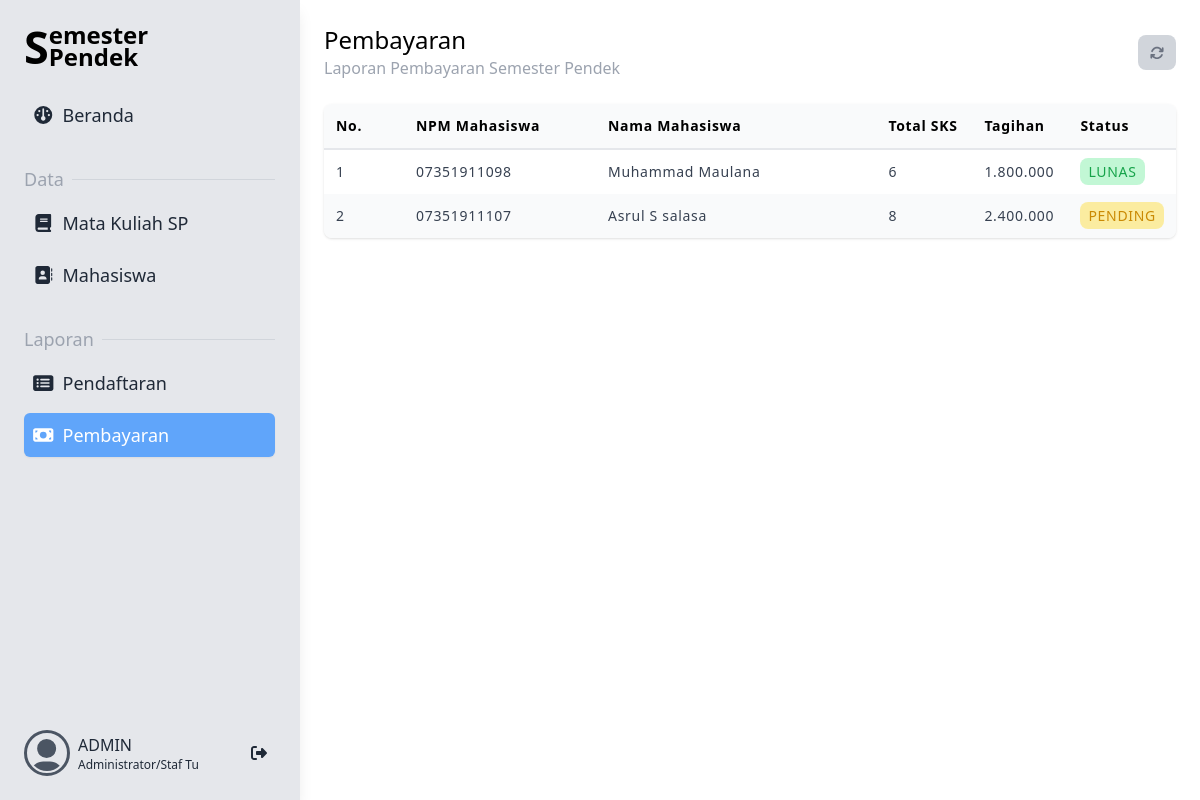
Before: /pages/pembayaran/index.php (signed in) with the older database file.
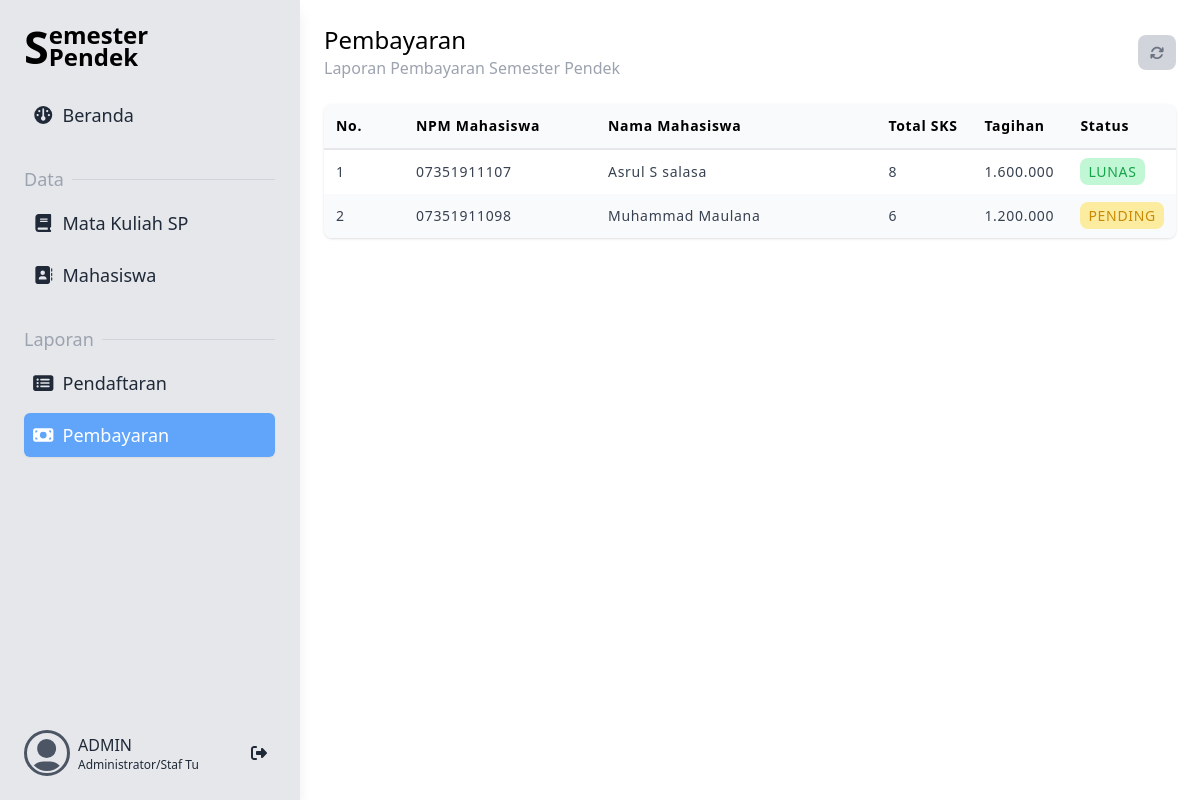
After: the same page with the newer database file.
### tables this page shows
CREATE TABLE `tb_krs` (
  `id_krs` int(11) NOT NULL AUTO_INCREMENT,
  `id_user` int(11) NOT NULL,
  `status_krs` enum('draft','confirm','lunas') NOT NULL DEFAULT 'draft',
  `total_sks` int(11) NOT NULL,
  `total_harga` decimal(15,2) NOT NULL DEFAULT 0.00,
  `tanggal_bayar` datetime DEFAULT NULL,
  PRIMARY KEY (`id_krs`)
);

CREATE TABLE `tb_user` (
  `id_user` int(11) NOT NULL AUTO_INCREMENT,
  `npm` varchar(20) NOT NULL,
  `nama` varchar(50) NOT NULL,
  `email` varchar(50) NOT NULL,
  `kata_sandi` varchar(255) NOT NULL,
  `level` enum('admin','mhs') NOT NULL,
  PRIMARY KEY (`id_user`)
);

### conf.php (called while the page is built, shortened)
<?php
function base($url = null)
{
    $base = 'http://localhost/farhat';
    if ($url != null) {
        return $base . '/' . $url;
    } else {
        return $base;
    }
}
$halamanAktif = "http://$_SERVER[HTTP_HOST]$_SERVER[REQUEST_URI]";
$berandaUrl = base('pages/beranda/');
$berandaAktif = ($halamanAktif === $berandaUrl);
$sl_matkul = 'Mengelola data mata kuliah yang tersedia pada Semester Pendek';
$sl_mhs = 'Mengelola data mahasiswa pada Semester Pendek';
$sl_daftar = 'Melihat dan mengelola laporan pendaftaran Semester Pendek';
$sl_bayar = 'Melihat dan mengelola laporan pembayaran Semester Pendek';
$menu = [
    "Data" => [
        ["url" => base('pages/matkul/'), "label" => "Mata Kuliah SP", 'sublabel' => $sl_matkul, 'icon' => 'fas fa-book'],
        ["url" => base('pages/mhs/'), "label" => "Mahasiswa", 'sublabel' => $sl_mhs, 'icon' => 'fas fa-address-book'],
    ],
    "Laporan" => [
        ["url" => base('pages/pendaftaran'), "label" => "Pendaftaran", 'sublabel' => $sl_daftar, 'icon' => 'fas fa-rectangle-list'],
        ["url" => base('pages/pembayaran'), "label" => "Pembayaran", 'sublabel' => $sl_bayar, 'icon' => 'fas fa-money-bill'],
    ]
];

### pages/pembayaran/index.php (the view)
<?php include_once "../../header.php"; ?>
<div class="flex items-center justify-between mb-6 font-medium">
    <div class="flex flex-col">
        <span class="text-2xl">
            Pembayaran
        </span>
        <span class="text-gray-400">
            Laporan Pembayaran Semester Pendek
        </span>
    </div>
    <div>
        <a href="" class="bg-gray-300 hover:bg-gray-400 hover:text-gray-600 text-gray-500 text-sm px-3 py-2 rounded-lg">
            <i class="fas fa-refresh"></i>
        </a>
    </div>
</div>
<div class="overflow-auto rounded-lg shadow">
    <table class="w-full">
        <thead class="bg-gray-50 border-b-2 border-gray-200">
            <tr>
                <th class="p-3 text-sm font-semibold tracking-wider text-left w-20">No.</th>
                <th class="p-3 text-sm font-semibold tracking-wider text-left w-48">NPM Mahasiswa</th>
                <th class="p-3 text-sm font-semibold tracking-wider text-left">Nama Mahasiswa</th>
                <th class="p-3 text-sm font-semibold tracking-wider text-left w-24">Total SKS</th>
                <th class="p-3 text-sm font-semibold tracking-wider text-left w-24">Tagihan</th>
                <th class="p-3 text-sm font-semibold tracking-wider text-left w-24">Status</th>
            </tr>
        </thead>
        <tbody>
            <?php
            $no = 1;
            $q = mysqli_query($hub, "SELECT u.npm, u.nama, k.total_sks, k.total_harga, k.status_krs FROM tb_krs k JOIN tb_user u ON k.id_user = u.id_user") or die(mysqli_error($hub));
            if (mysqli_num_rows($q) > 0) {
                while ($r = mysqli_fetch_assoc($q)) { ?>
                    <tr class="odd:bg-white even:bg-gray-50">
                        <td class="p-3 tracking-wider text-sm text-gray-700"><?= $no++ ?></td>
                        <td class="p-3 tracking-wider text-sm text-gray-700"><?= $r['npm'] ?></td>
                        <td class="p-3 tracking-wider text-sm text-gray-700"><?= $r['nama'] ?></td>
                        <td class="p-3 tracking-wider text-sm text-gray-700"><?= $r['total_sks'] ?></td>
                        <td class="p-3 tracking-wider text-sm text-gray-700">
                            <?= number_format($r['total_harga'], 0, ',', '.') ?>
                        </td>
                        <td class="p-3 tracking-wider text-sm text-gray-700">
                            <?php
                            if ($r['status_krs'] === 'lunas') { ?>
                                <span
                                    class="uppercase rounded-lg bg-green-300 text-green-600 font-medium py-1 px-2 bg-opacity-50">Lunas</span>
                            <?php } else { ?>
                                <span
                                    class="uppercase rounded-lg bg-yellow-300 text-yellow-600 font-medium py-1 px-2 bg-opacity-50">Pending</span>
                            <?php }
                            ?>
                        </td>
                    </tr>
                <?php }
            } else { ?>
                <tr>
                    <td colspan="6" align="center" class="text-medium text-gray-400 p-3 text-sm">Belum ada data pembayaran!</td>
                </tr>
            <?php }
            ?>
        </tbody>
    </table>
</div>
<?php include_once "../../footer.php"; ?>

### header.php (shortened to what this page needs)
<?php
require_once 'conf.php';
?>
<!DOCTYPE html>
<html lang="en">
<head>
    <script src="<?= base('assets/js/tailwindcss.js') ?>"></script>
</head>
<body>
    <div class="flex h-screen w-screen">
        <nav class="p-6 flex flex-col bg-gray-200 w-[300px] border-r shadow-lg fixed h-screen">
            <div class="flex font-bold cursor-pointer" onclick="window.location.href='<?= base() ?>'">
                <div class="text-[45px] leading-[1]">
                    <span>S</span>
                </div>
                <div class="flex text-2xl flex-col leading-[0.9]">
                    <span>emester</span>
                    <span>Pendek</span>
                </div>
            </div>
            <div class="flex flex-col flex-auto mt-6">
                <div class="flex-auto flex-col font-medium text-lg">
                    <a href="<?= $berandaUrl ?>">
                        <div
                            class="flex text-gray-800 items-center gap-2 p-2 rounded-md hover:shadow-sm hover:text-white hover:bg-blue-400 <?= $berandaAktif ? 'bg-blue-400 text-white shadow-sm' : '' ?>">
                            <i class="fas fa-gauge fa-fw"></i> Beranda
                        </div>
                    </a>
                    <?php
                    foreach ($menu as $judul => $items) { ?>
                        <div class="flex items-center mt-7 mb-2">
                            <div class="text-gray-400"><?= $judul ?></div>
                            <div class="border-t border-gray-300 ml-2 flex-grow"></div>
                        </div>
                        <?php foreach ($items as $men) {
                            $u = (strpos($halamanAktif, $men["url"]) === 0); ?>
                            <a href="<?= $men['url'] ?>"
                                class="gap-2 mb-2 text-gray-800 flex items-center p-2 rounded-md hover:shadow-sm hover:text-white hover:bg-blue-400 <?= ($u ? 'bg-blue-400 text-white shadow-sm' : '') ?>">
                                <i class="<?= $men['icon'] ?> fa-fw"></i>
                                <?= $men['label'] ?>
                            </a>
                        <?php }
                    }
                    ?>
                </div>
                <div class="flex gap-2 items-center">
                    <div
                        class="border-[3px] justify-center text-gray-600 border-gray-600 flex items-center rounded-full">
                        <div
                            class="w-10 h-10 flex items-center relative justify-center border-2 border-transparent rounded-full overflow-hidden">
                            <i class="text-[38px] fas fa-user top-1 absolute"></i>
                        </div>
                    </div>
                    <div class="font-medium flex-auto text-gray-800">
                        <div class="uppercase"><?= $_SESSION['userData']['nama'] ?></div>
                        <div class="text-xs">Administrator/Staf Tu</div>
                    </div>
                    <div class="flex items-center text-gray-800">
                        <a href="<?= base('auth/logout.php') ?>"
                            class="py-1 px-2 hover:bg-red-500 hover:text-white bg-opacity-70 rounded-full">
                            <i class="fas fa-right-from-bracket"></i>
                        </a>
                    </div>
                </div>
            </div>
        </nav>
        <div class="p-6 flex-1 ml-[300px]">

### footer.php (shortened to what this page needs)
        </div>
    </div>
</body>
</html>

Changed rows visible on the page:
removed tb_krs: id_user.npm "07351911098", id_user.nama "Muhammad Maulana", total_sks "6", total_harga "1.800.000", status_krs "LUNAS"
removed tb_krs: id_user.npm "07351911107", id_user.nama "Asrul S salasa", total_sks "8", total_harga "2.400.000", status_krs "PENDING"
added tb_krs: id_user.npm "07351911107", id_user.nama "Asrul S salasa", total_sks "8", total_harga "1.600.000", status_krs "LUNAS"
added tb_krs: id_user.npm "07351911098", id_user.nama "Muhammad Maulana", total_sks "6", total_harga "1.200.000", status_krs "PENDING"
